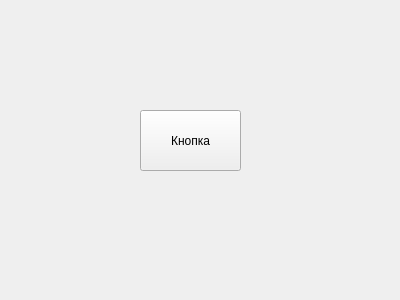
<?xml version="1.0" encoding="UTF-8"?>
<ui version="4.0">
 <class>Form</class>
 <widget class="QWidget" name="Form">
  <property name="geometry">
   <rect>
    <x>0</x>
    <y>0</y>
    <width>400</width>
    <height>300</height>
   </rect>
  </property>
  <property name="windowTitle">
   <string>Form</string>
  </property>
  <widget class="QPushButton" name="pushButton">
   <property name="geometry">
    <rect>
     <x>140</x>
     <y>110</y>
     <width>101</width>
     <height>61</height>
    </rect>
   </property>
   <property name="text">
    <string>Кнопка</string>
   </property>
  </widget>
 </widget>
 <resources/>
 <connections/>
</ui>
